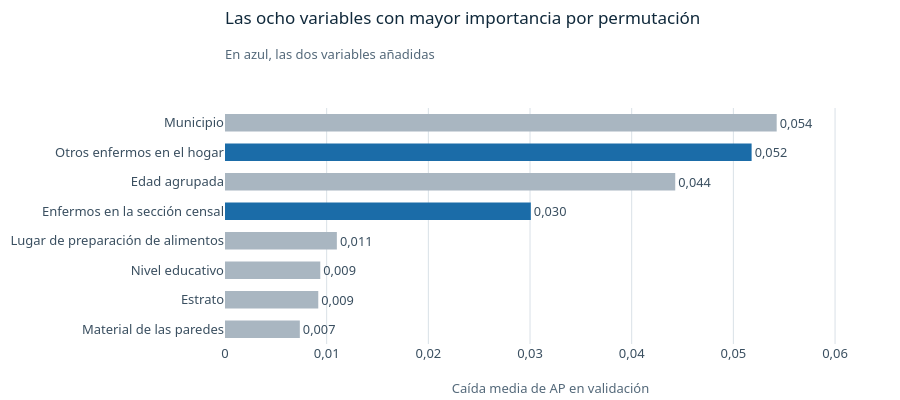

The notebook cell this image was saved under:
### Markdown cell above
## 9. Variables más influyentes

La importancia por permutación mide cuánto cae la AP de validación al desordenar una variable. Indica cuánto depende el modelo de cada variable, no su efecto causal ([scikit-learn](https://scikit-learn.org/stable/modules/permutation_importance.html)). Se toma de los resultados guardados.

### Code cell
NOMBRES_VAR = {
    "U_MPIO": "Municipio", "HOGAR_OTROS_ENFERMOS": "Otros enfermos en el hogar", "P_EDADR": "Edad agrupada",
    "SECCION_PCT_ENFERMOS": "Enfermos en la sección censal", "H_DONDE_PREPALIM": "Lugar de preparación de alimentos",
    "P_NIVEL_ANOSR": "Nivel educativo", "VA1_ESTRATO": "Estrato", "V_MAT_PARED": "Material de las paredes",
    "HA_TOT_PER": "Personas en el hogar", "UA_CLASE": "Clase de asentamiento", "CONDICION_FISICA": "Dificultad funcional",
    "VF_INTERNET": "Internet en la vivienda", "P_SEXO": "Sexo registrado",
}
importancia = pd.DataFrame(informe["permutation_importance_validation"]).head(8).iloc[::-1]
nuevas = importancia["feature"].isin(["HOGAR_OTROS_ENFERMOS", "SECCION_PCT_ENFERMOS"])
fig = go.Figure(go.Bar(
    x=importancia["mean_ap_drop"], y=[NOMBRES_VAR.get(v, v) for v in importancia["feature"]], orientation="h", width=0.6,
    marker_color=[DENTRO if n else BASE for n in nuevas], text=[decimal(v) for v in importancia["mean_ap_drop"]],
    textposition="outside", cliponaxis=False, customdata=importancia["std_ap_drop"],
    hovertemplate="%{y}<br>Caída media de AP: %{x:.4f}<br>Desviación: %{customdata:.4f}<extra></extra>",
))
fig.update_xaxes(range=[0, importancia["mean_ap_drop"].max() * 1.18], title_text="Caída media de AP en validación")
fig.update_yaxes(showgrid=False)
rotular(fig, "Las ocho variables con mayor importancia por permutación", "En azul, las dos variables añadidas")
mostrar_figura(fig, alto=400)

### Figure 1 — Plotly figure (JSON) as saved in the notebook; plotly's stock layout.template omitted (floating-point values rounded to 4 significant figures)
{"data": [{"cliponaxis": false, "customdata": [0.0003739, 0.0008323, 0.0005696, 0.001626, 0.001833, 0.00107, 0.0009307, 0.002107], "hovertemplate": "%{y}<br>Caída media de AP: %{x:.4f}<br>Desviación: %{customdata:.4f}<extra></extra>", "marker": {"color": ["#A9B6C1", "#A9B6C1", "#A9B6C1", "#A9B6C1", "#1B6CA8", "#A9B6C1", "#1B6CA8", "#A9B6C1"]}, "orientation": "h", "text": ["0,007", "0,009", "0,009", "0,011", "0,030", "0,044", "0,052", "0,054"], "textposition": "outside", "type": "bar", "width": 0.6, "x": [0.007359, 0.009174, 0.009371, 0.011, 0.03008, 0.04428, 0.05179, 0.05426], "y": ["Material de las paredes", "Estrato", "Nivel educativo", "Lugar de preparación de alimentos", "Enfermos en la sección censal", "Edad agrupada", "Otros enfermos en el hogar", "Municipio"]}], "layout": {"height": 400, "margin": {"t": 108}, "title": {"font": {"color": "#10293B", "size": 17}, "pad": {"t": 12}, "subtitle": {"font": {"color": "#54697A", "size": 13}, "text": "En azul, las dos variables añadidas"}, "text": "Las ocho variables con mayor importancia por permutación", "x": 0, "xanchor": "left", "xref": "paper", "y": 1, "yanchor": "top", "yref": "container"}, "xaxis": {"range": [0, 0.06403], "title": {"text": "Caída media de AP en validación"}}, "yaxis": {"showgrid": false}}}
